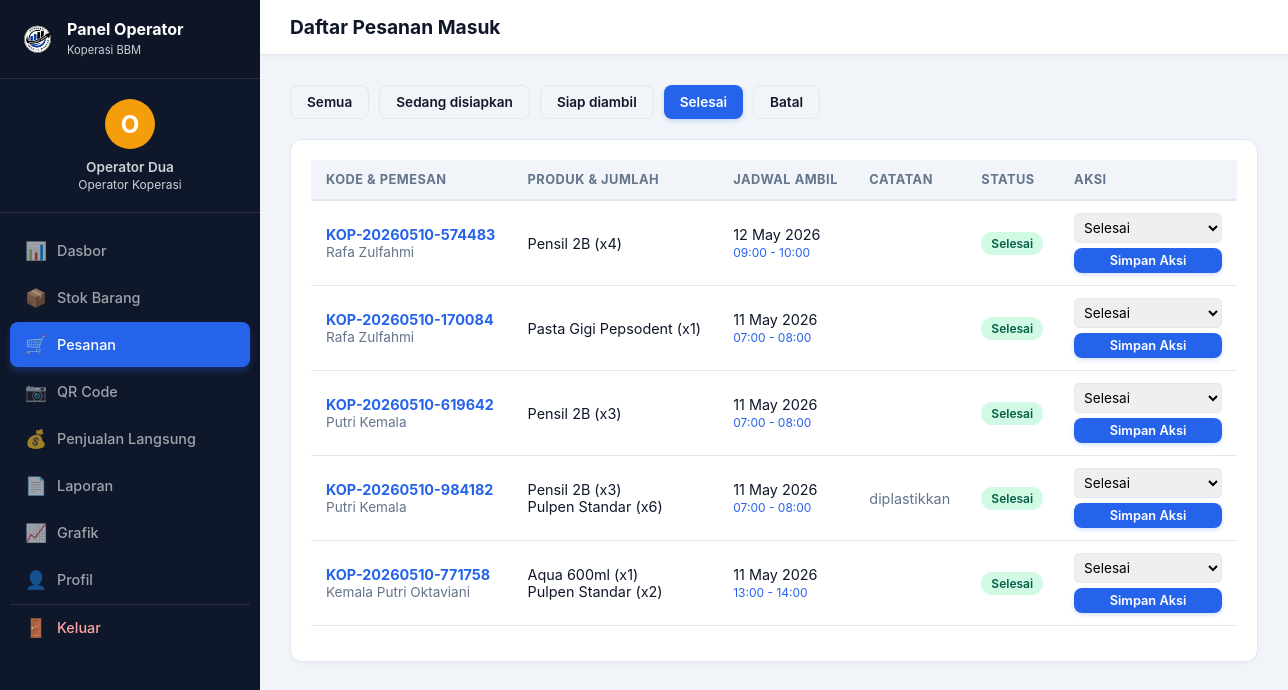
The page /koperasibbm/operator/pesanan.php?status=Selesai (signed in) on the database as committed earlier.
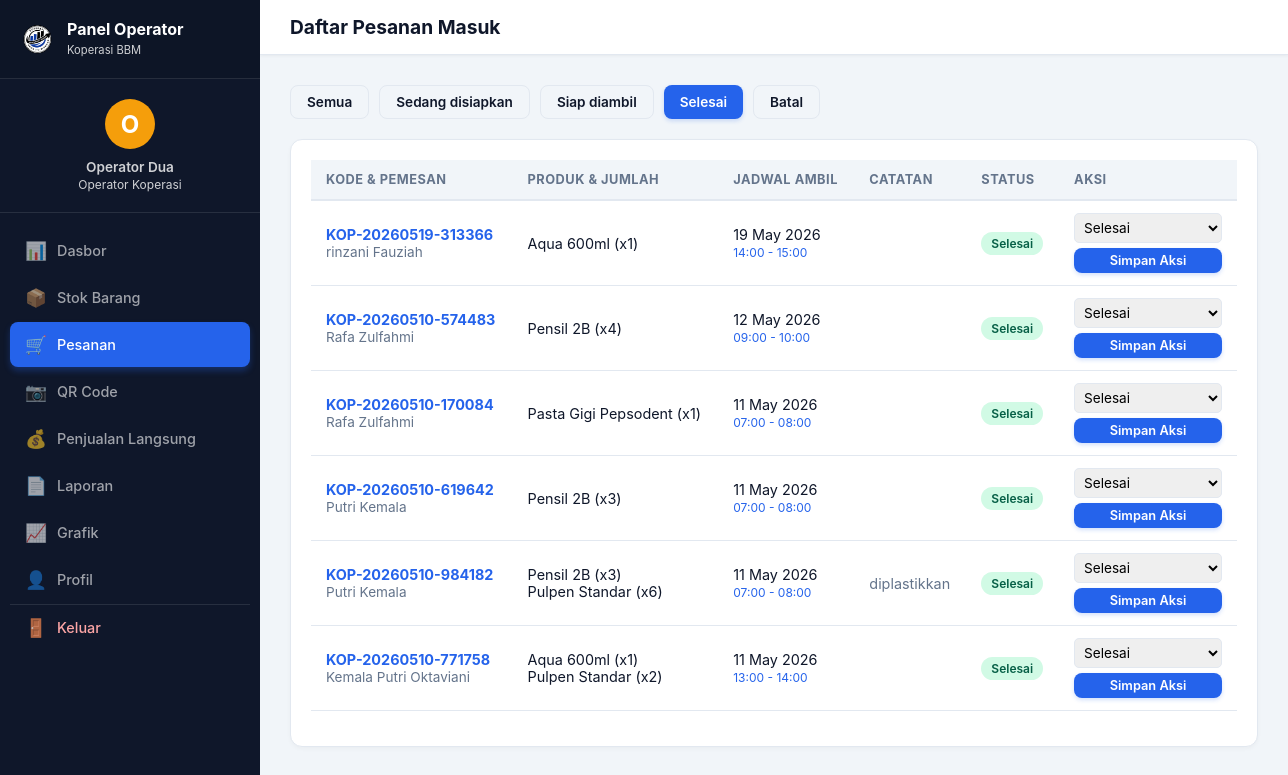
The same page on the database as committed later.
### tables this page shows
CREATE TABLE `pesanan` (
  `id_pesanan` int NOT NULL,
  `kode_pesanan` varchar(20) DEFAULT NULL,
  `id_user` int NOT NULL,
  `total_harga` decimal(10,2) NOT NULL,
  `status` enum('Sedang disiapkan','Siap diambil','Selesai','Batal') NOT NULL DEFAULT 'Sedang disiapkan',
  `metode_pengambilan` enum('Mandiri','Slot Waktu') DEFAULT 'Mandiri',
  `created_at` timestamp NULL DEFAULT CURRENT_TIMESTAMP,
  `id_slot` int DEFAULT NULL,
  `jadwal_pengambilan` varchar(100) DEFAULT 'Mandiri',
  `tanggal_ambil` date DEFAULT NULL,
  `jam_ambil` varchar(50) DEFAULT NULL,
  `catatan` text
);

CREATE TABLE `users` (
  `id_user` int NOT NULL,
  `nama_lengkap` varchar(100) NOT NULL,
  `username` varchar(50) NOT NULL,
  `password` varchar(255) NOT NULL,
  `no_telepon` varchar(20) DEFAULT NULL,
  `role` enum('admin','operator','user') NOT NULL DEFAULT 'user',
  `jenis_anggota` enum('Murid','Guru','Internal Sekolah') DEFAULT NULL,
  `nis` varchar(20) DEFAULT NULL,
  `nip` varchar(20) DEFAULT NULL,
  `bagian_internal` enum('kantin','satpam','staf sekolah') DEFAULT NULL,
  `created_at` timestamp NULL DEFAULT CURRENT_TIMESTAMP
);

### koperasibbm/config/database.php (called while the page is built, shortened)
<?php
function base_url() {
    return "http://localhost/koperasibbm";
}
?>

### koperasibbm/operator/pesanan.php (the view, shortened to what this page needs)
<?php
require_once __DIR__ . '/../config/database.php';
 $filter = isset($_GET['status']) ? mysqli_real_escape_string($conn, $_GET['status']) : '';
 $where = $filter ? "AND p.status='$filter'" : "";
 $pesanan = mysqli_query($conn, "SELECT p.*, u.nama_lengkap FROM pesanan p JOIN users u ON p.id_user=u.id_user WHERE 1=1 $where ORDER BY p.created_at DESC");
?>
<!DOCTYPE html>
<html lang="id">
<head><meta charset="UTF-8"><meta name="viewport" content="width=device-width, initial-scale=1.0"><title>Daftar Pesanan Masuk</title><link rel="stylesheet" href="<?php echo base_url(); ?>/assets/css/style.css"></head>
<body>
<div class="admin-container">
    <?php include __DIR__ . '/../includes/operator_sidebar.php'; ?>
    <div class="main-panel">
        <div class="topbar"><h2>Daftar Pesanan Masuk</h2></div>
        <div class="content-wrapper">
            <div style="display:flex; gap:10px; margin-bottom:20px; flex-wrap:wrap;">
                <a href="?status=" class="btn <?php echo !$filter ? 'btn-primary' : 'btn-outline'; ?>">Semua</a>
                <a href="?status=Sedang disiapkan" class="btn <?php echo $filter=='Sedang disiapkan' ? 'btn-primary' : 'btn-outline'; ?>">Sedang disiapkan</a>
                <a href="?status=Siap diambil" class="btn <?php echo $filter=='Siap diambil' ? 'btn-primary' : 'btn-outline'; ?>">Siap diambil</a>
                <a href="?status=Selesai" class="btn <?php echo $filter=='Selesai' ? 'btn-primary' : 'btn-outline'; ?>">Selesai</a>
                <a href="?status=Batal" class="btn <?php echo $filter=='Batal' ? 'btn-primary' : 'btn-outline'; ?>">Batal</a>
            </div>
            <div class="card">
                <div class="table-responsive">
                    <table>
                        <thead>
                            <tr>
                                <th>Kode & Pemesan</th>
                                <th>Produk & Jumlah</th>
                                <th>Jadwal Ambil</th>
                                <th>Catatan</th>
                                <th>Status</th>
                                <th>Aksi</th>
                            </tr>
                        </thead>
                        <tbody>
                        <?php while($p = mysqli_fetch_assoc($pesanan)):
                            $kode = $p['kode_pesanan'] ?: 'TRS-'.str_pad($p['id_pesanan'], 4, '0', STR_PAD_LEFT);
                            $det_q = mysqli_query($conn, "SELECT dp.jumlah, pr.nama_produk FROM detail_pesanan dp JOIN produk pr ON dp.id_produk=pr.id_produk WHERE dp.id_pesanan=".$p['id_pesanan']);
                            $prods = [];
                            while($d = mysqli_fetch_assoc($det_q)) { $prods[] = $d['nama_produk']." (x".$d['jumlah'].")"; }
                            $prod_string = implode("<br>", $prods);
                            $badge_class = 'badge-info';
                            if($p['status'] == 'Selesai') $badge_class = 'badge-success';
                        ?>
                        <tr>
                            <td>
                                <strong style="color:var(--primary);"><?php echo $kode; ?></strong><br>
                                <span style="font-size:0.85rem; color:var(--text-gray);"><?php echo htmlspecialchars($p['nama_lengkap']); ?></span>
                            </td>
                            <td style="font-size:0.9rem;"><?php echo $prod_string; ?></td>
                            <td>
                                <?php echo date('d M Y', strtotime($p['tanggal_ambil'])); ?><br>
                                <small style="color:var(--primary);"><?php echo $p['jam_ambil']; ?></small>
                            </td>
                            <td style="font-size:0.9rem; color:var(--text-gray); max-width:150px;"><?php echo htmlspecialchars($p['catatan'] ?? '-'); ?></td>
                            <td><span class="badge <?php echo $badge_class; ?>"><?php echo $p['status']; ?></span></td>
                            <td>
                                <form method="POST" style="display:flex; flex-direction:column; gap:5px;">
                                    <select name="status" style="padding:5px; font-size:0.85rem; border-radius:5px; border:1px solid var(--border-color);">
                                        <option value="Selesai" <?php echo $p['status']=='Selesai'?'selected':''; ?>>Selesai</option>
                                    </select>
                                    <button type="submit" name="simpan_aksi" class="btn btn-sm btn-primary">Simpan Aksi</button>
                                </form>
                            </td>
                        </tr>
                        <?php endwhile; ?>
                        </tbody>
                    </table>
                </div>
            </div>
        </div>
    </div>
</div>
</body>
</html>

Rows that differ between the two databases and show on the page:
added pesanan: kode_pesanan "KOP-20260519-313366", id_user.nama_lengkap "rinzani Fauziah", prods "Aqua 600ml (x1)", tanggal_ambil "19 May 2026", jam_ambil "14:00 - 15:00", status "Selesai"
